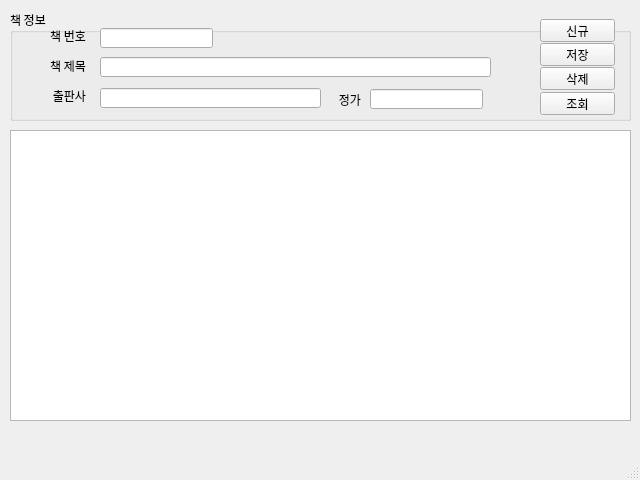
<?xml version="1.0" encoding="UTF-8"?>
<ui version="4.0">
 <class>MainWindow</class>
 <widget class="QMainWindow" name="MainWindow">
  <property name="geometry">
   <rect>
    <x>0</x>
    <y>0</y>
    <width>640</width>
    <height>480</height>
   </rect>
  </property>
  <property name="maximumSize">
   <size>
    <width>640</width>
    <height>480</height>
   </size>
  </property>
  <property name="font">
   <font>
    <family>나눔고딕코딩</family>
   </font>
  </property>
  <property name="windowTitle">
   <string>마당 도서관리 V1.0</string>
  </property>
  <widget class="QWidget" name="centralwidget">
   <widget class="QGroupBox" name="groupBox">
    <property name="geometry">
     <rect>
      <x>10</x>
      <y>10</y>
      <width>621</width>
      <height>111</height>
     </rect>
    </property>
    <property name="title">
     <string>책 정보</string>
    </property>
    <widget class="QLineEdit" name="txtBookName">
     <property name="geometry">
      <rect>
       <x>90</x>
       <y>47</y>
       <width>391</width>
       <height>20</height>
      </rect>
     </property>
    </widget>
    <widget class="QLabel" name="label_3">
     <property name="geometry">
      <rect>
       <x>20</x>
       <y>50</y>
       <width>56</width>
       <height>12</height>
      </rect>
     </property>
     <property name="text">
      <string>책 제목</string>
     </property>
     <property name="alignment">
      <set>Qt::AlignRight|Qt::AlignTrailing|Qt::AlignVCenter</set>
     </property>
    </widget>
    <widget class="QLabel" name="label_4">
     <property name="geometry">
      <rect>
       <x>320</x>
       <y>80</y>
       <width>31</width>
       <height>20</height>
      </rect>
     </property>
     <property name="text">
      <string>정가</string>
     </property>
     <property name="alignment">
      <set>Qt::AlignRight|Qt::AlignTrailing|Qt::AlignVCenter</set>
     </property>
    </widget>
    <widget class="QLineEdit" name="txtPrice">
     <property name="geometry">
      <rect>
       <x>360</x>
       <y>79</y>
       <width>113</width>
       <height>20</height>
      </rect>
     </property>
    </widget>
    <widget class="QPushButton" name="btnNew">
     <property name="geometry">
      <rect>
       <x>530</x>
       <y>9</y>
       <width>75</width>
       <height>23</height>
      </rect>
     </property>
     <property name="text">
      <string>신규</string>
     </property>
    </widget>
    <widget class="QPushButton" name="btnSave">
     <property name="geometry">
      <rect>
       <x>530</x>
       <y>33</y>
       <width>75</width>
       <height>23</height>
      </rect>
     </property>
     <property name="text">
      <string>저장</string>
     </property>
    </widget>
    <widget class="QPushButton" name="btnDel">
     <property name="geometry">
      <rect>
       <x>530</x>
       <y>57</y>
       <width>75</width>
       <height>23</height>
      </rect>
     </property>
     <property name="text">
      <string>삭제</string>
     </property>
    </widget>
    <widget class="QPushButton" name="btnReload">
     <property name="geometry">
      <rect>
       <x>530</x>
       <y>82</y>
       <width>75</width>
       <height>23</height>
      </rect>
     </property>
     <property name="text">
      <string>조회</string>
     </property>
    </widget>
    <widget class="QLineEdit" name="txtPublisher">
     <property name="geometry">
      <rect>
       <x>90</x>
       <y>78</y>
       <width>221</width>
       <height>20</height>
      </rect>
     </property>
    </widget>
    <widget class="QLineEdit" name="txtBookId">
     <property name="geometry">
      <rect>
       <x>90</x>
       <y>18</y>
       <width>113</width>
       <height>20</height>
      </rect>
     </property>
    </widget>
    <widget class="QLabel" name="label_2">
     <property name="geometry">
      <rect>
       <x>20</x>
       <y>80</y>
       <width>56</width>
       <height>12</height>
      </rect>
     </property>
     <property name="text">
      <string>출판사</string>
     </property>
     <property name="alignment">
      <set>Qt::AlignRight|Qt::AlignTrailing|Qt::AlignVCenter</set>
     </property>
    </widget>
    <widget class="QLabel" name="label_1">
     <property name="geometry">
      <rect>
       <x>20</x>
       <y>20</y>
       <width>56</width>
       <height>12</height>
      </rect>
     </property>
     <property name="text">
      <string>책 번호</string>
     </property>
     <property name="alignment">
      <set>Qt::AlignRight|Qt::AlignTrailing|Qt::AlignVCenter</set>
     </property>
    </widget>
   </widget>
   <widget class="QTableWidget" name="tblBooks">
    <property name="geometry">
     <rect>
      <x>10</x>
      <y>130</y>
      <width>621</width>
      <height>291</height>
     </rect>
    </property>
   </widget>
  </widget>
  <widget class="QMenuBar" name="menubar">
   <property name="geometry">
    <rect>
     <x>0</x>
     <y>0</y>
     <width>640</width>
     <height>21</height>
    </rect>
   </property>
  </widget>
  <widget class="QStatusBar" name="statusbar"/>
 </widget>
 <tabstops>
  <tabstop>txtBookId</tabstop>
  <tabstop>txtBookName</tabstop>
  <tabstop>txtPublisher</tabstop>
  <tabstop>txtPrice</tabstop>
  <tabstop>btnNew</tabstop>
  <tabstop>btnSave</tabstop>
  <tabstop>btnDel</tabstop>
  <tabstop>btnReload</tabstop>
  <tabstop>tblBooks</tabstop>
 </tabstops>
 <resources/>
 <connections/>
</ui>
